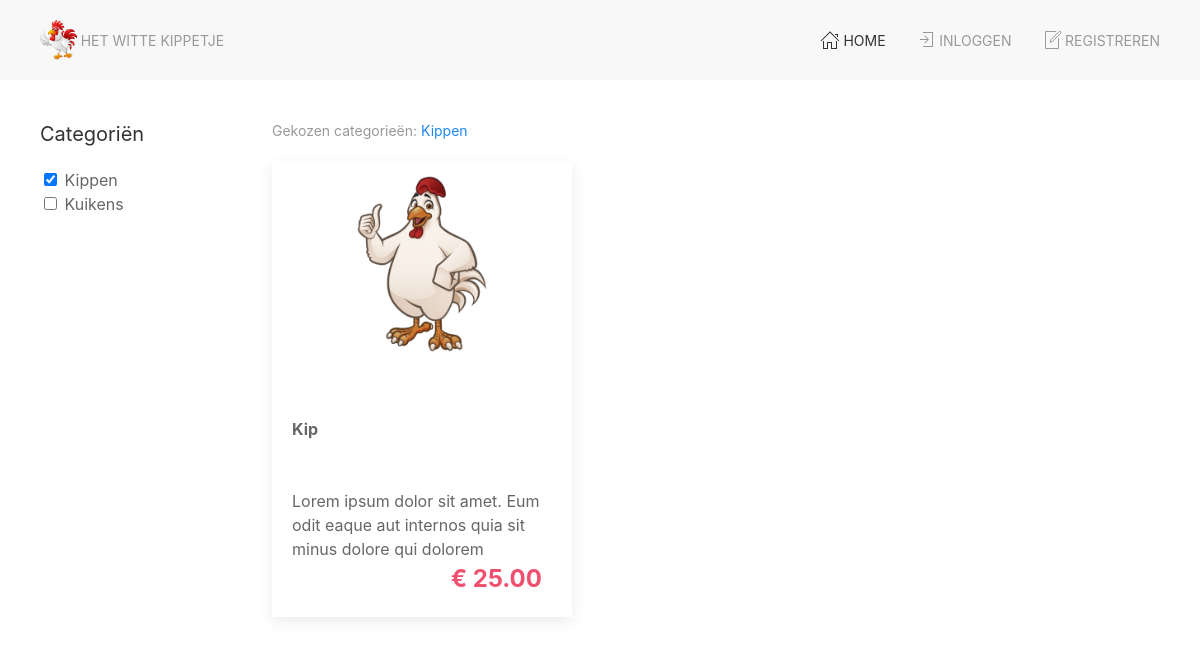
The app's page /index.php?category_id=1 with its own data.
### tables this page shows
CREATE TABLE IF NOT EXISTS `categories` (
  `id` bigint(20) unsigned NOT NULL AUTO_INCREMENT,
  `name` varchar(150) NOT NULL,
  `created_at` timestamp NOT NULL DEFAULT current_timestamp(),
  `updated_at` timestamp NULL DEFAULT NULL,
  PRIMARY KEY (`id`)
);

CREATE TABLE IF NOT EXISTS `products` (
  `id` bigint(20) unsigned NOT NULL AUTO_INCREMENT,
  `category_id` bigint(20) unsigned NOT NULL,
  `name` varchar(150) NOT NULL,
  `description` text DEFAULT NULL,
  `price` decimal(10,2) unsigned NOT NULL DEFAULT 0.00,
  `image` varchar(255) NOT NULL DEFAULT 'https://placehold.co/600x600',
  `created_at` timestamp NOT NULL DEFAULT current_timestamp(),
  `updated_at` timestamp NULL DEFAULT NULL,
  PRIMARY KEY (`id`)
);

### src/Database/Database.php (called while the page is built, shortened)
<?php
class Database
{
    private static $dbHost = "localhost";
    private static $dbName = "2324_wittekip";
    private static $dbUser = "root";
    private static $dbPassword = "";
    private static $dbConnection = null;
    private static $dbStatement = null;
    private static function connect(): bool
    {
        if (!is_null(self::$dbConnection)) {
            return true;
        }
        $pdo = null;
        try {
            $dsn = "mysql:host=" . self::$dbHost . ";port=3306;dbname=" . self::$dbName;
            $pdo = new PDO($dsn, self::$dbUser, self::$dbPassword);
            $pdo->setAttribute(PDO::ATTR_DEFAULT_FETCH_MODE, PDO::FETCH_OBJ);
        } catch (PDOException $e) {
            return false;
        }
        self::$dbConnection = $pdo;
        return true;
    }
    public static function query(string $query, array $params = []): bool
    {
        try {
            self::$dbStatement = self::$dbConnection->prepare($query);
            self::$dbStatement->execute($params);
        } catch (PDOException $e) {
            return false;
        }
        return true;
    }
    public static function getAll($return_type = PDO::FETCH_OBJ): bool|array
    {
        return self::$dbStatement->fetchAll($return_type);
    }
}

### index.php (the view, shortened to what this page needs)
<?php
@include_once(__DIR__.'/src/Database/Database.php');
@include_once(__DIR__ . '/template/head.inc.php');
Database::query("SELECT * FROM `categories`");
$categories = Database::getAll();
$categoryFilter = '';
if (isset($_GET['category_id'])) {
    $categoryId = intval($_GET['category_id']);
    $categoryFilter = "WHERE `category_id` = $categoryId";
}
$query = "SELECT * FROM `products` $categoryFilter";
Database::query($query);
$products = Database::getAll();
?>
      <div class="uk-grid">
         <section class="uk-width-1-5">
            <h4>Categoriën</h4>
            <?php foreach ($categories as $category) : ?>
               <div>
                    <input class="category-checkbox" id="category_<?= $category->id ?>" type="checkbox" value="<?= $category->id ?>" name="category" onchange="filterProducts(<?= $category->id ?>)" />
                    <label for="category_<?= $category->id ?>"><?= $category->name ?></label>
               </div>
            <?php endforeach; ?>
         </section>
         <section class="uk-width-4-5">
            <h4 class="uk-text-muted uk-text-small">Gekozen categorieën: <span class="uk-text-small uk-text-primary">
               <?php
                  if(isset($_GET['category_id'])) {
                     $selectedCategory = $_GET['category_id'];
                     $selectedCategoryName = $categories[$selectedCategory - 1]->name;
                     echo $selectedCategoryName;
                  } else {
                     echo "Alle";
                  }
               ?>
            </span></h4>
            <div class="uk-flex uk-flex-home uk-flex-wrap">
               <?php foreach ($products as $product) : ?>
                  <a class="product-card uk-card uk-card-home uk-card-default uk-card-small uk-card-hover" href="product.php?product_id=<?= $product->id ?>">
                     <div class="uk-card-media-top uk-align-center">
                        <img src="<?= $product->image ?>" alt="Witte kip" class="product-image uk-align-center">
                     </div>
                     <div class="uk-card-body uk-card-body-home">
                        <p class="product-card-p uk-text-bold uk-margin-remove-bottom"><?= substr($product->name, 0, 89) ?></p>
                        <p class="product-card-p uk-margin-remove-top uk-margin-remove-bottom"><?= substr($product->description, 0, 89) ?></p>
                        <p class="product-card-p uk-margin-remove-top uk-margin-remove-bottom uk-text-large uk-text-bold uk-text-danger uk-text-right">&euro; <?= $product->price ?></p>
                     </div>
                  </a>
               <?php endforeach; ?>
            </div>
         </section>
      </div>
<?php
include_once(__DIR__ . '/template/foot.inc.php');
?>

### css/style.css (style rules this page uses)
.product-image { width: 206px; height: 206px; }
.product-card, .product-card-p { text-decoration: none !important; color: #666; }
.uk-card-home, .uk-card-body-home { width: 300px; }
.uk-card-body-home > p { max-width: 250px; }
.uk-card-body-home > p:first-child { min-height: 72px; }
.uk-flex-home, .uk-cart-gap, .uk-card-body-gap { gap: 1rem; }

### records on screen
categories: name "Kippen"
categories: name "Kuikens"
products: image (picture), name "Kip", description "Lorem ipsum dolor sit amet. Eum odit eaque aut internos quia sit minus dolore qui dolorem", price "25.00"
